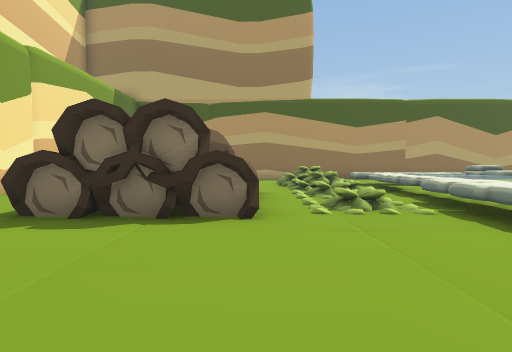
[1] (above)

21 first-person views from a walk through a scene from a Unity 3-D project. The camera is 1.4 m above the floor, tilts 2° down and sees 80° across. The floor is counted in squares, 2 m on a side. Each view is taken from the middle of a square. On the plan, view 1 faces up. The plan holds only what a view shows up to about 10 squares ahead; the rest is blank. The place goes on beyond the plan.

[2]
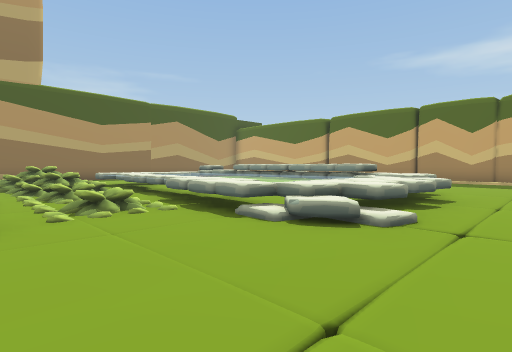

[3]
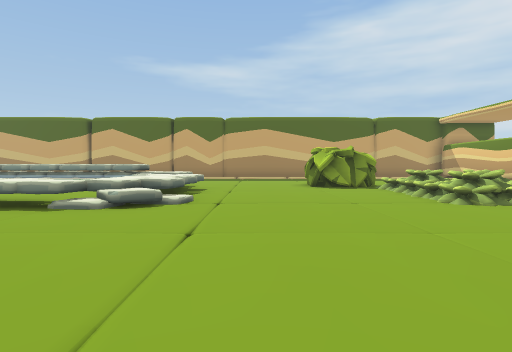

[4]
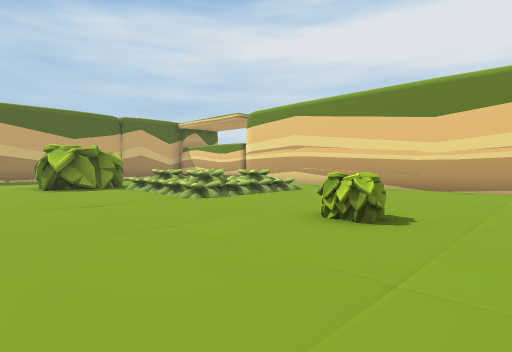

[5]
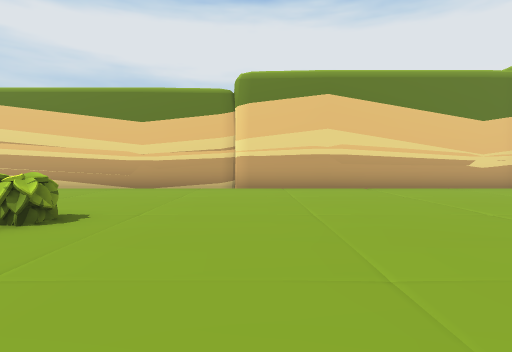

[6]
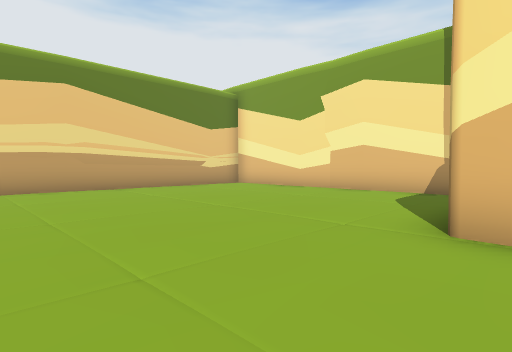

[7]
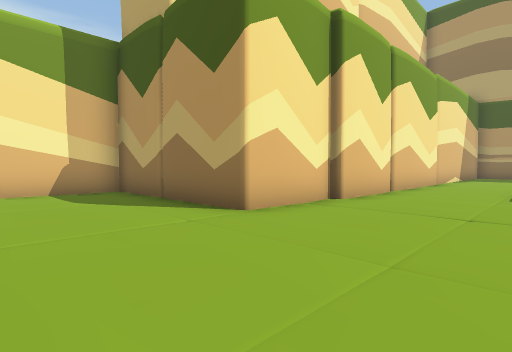

[8]
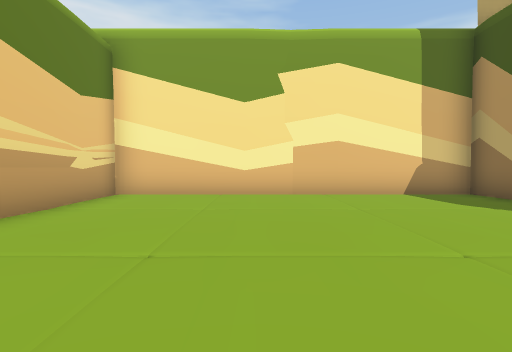

[9]
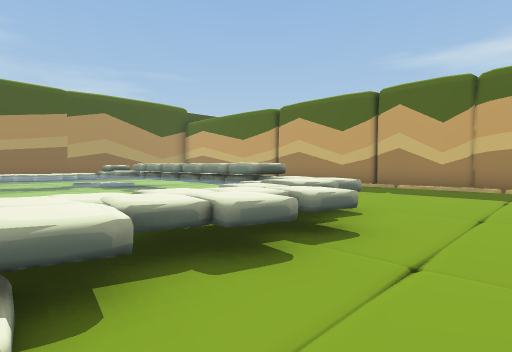

[10]
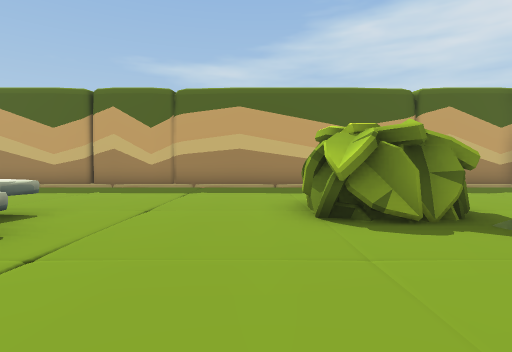

[11]
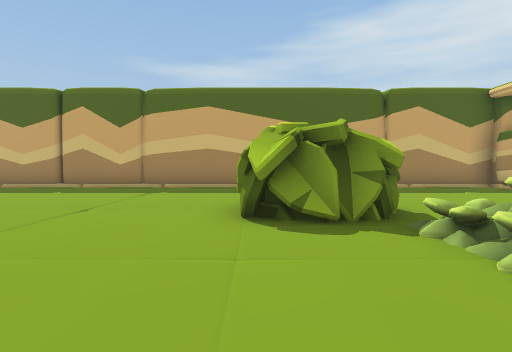

[12]
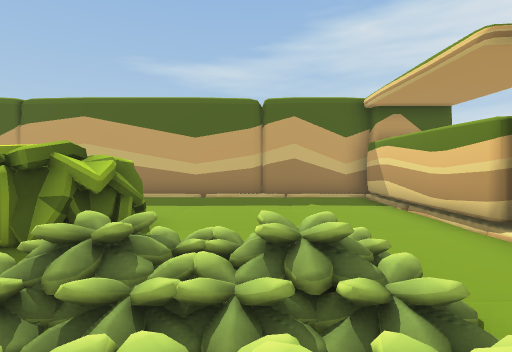

[13]
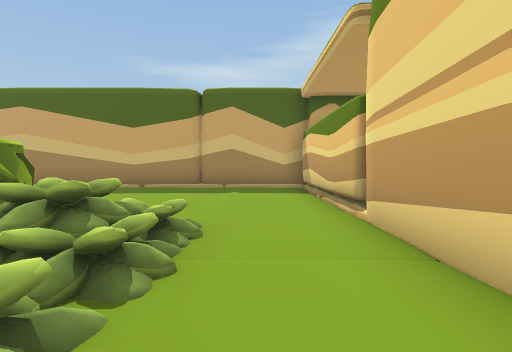

[14]
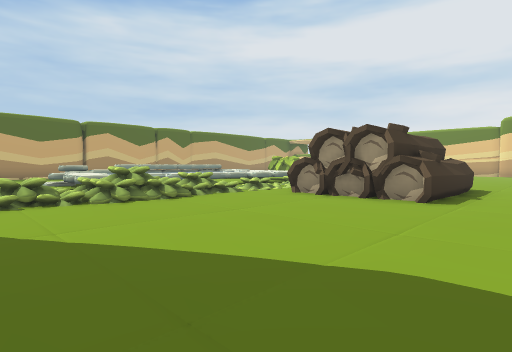

[15]
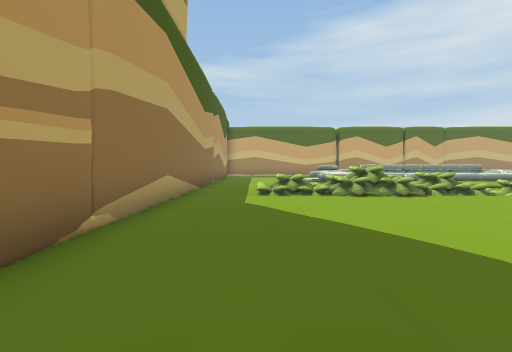

[16]
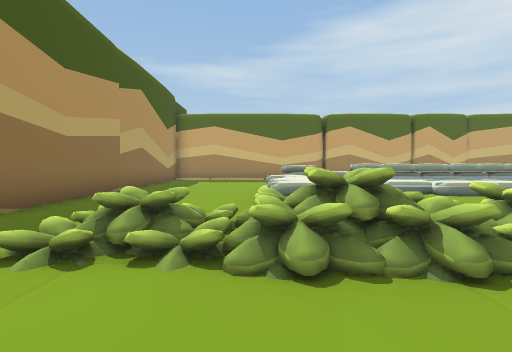

[17]
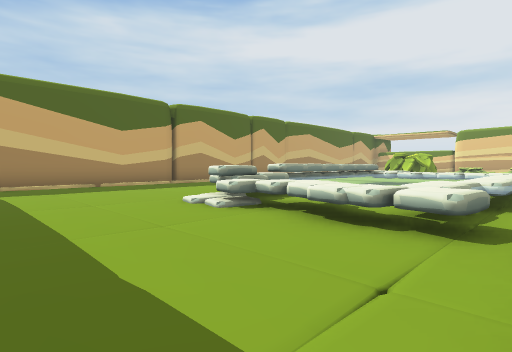

[18]
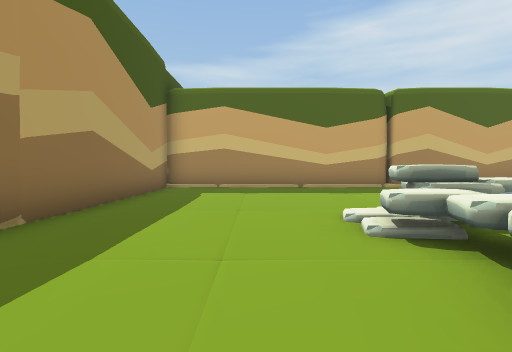

[19]
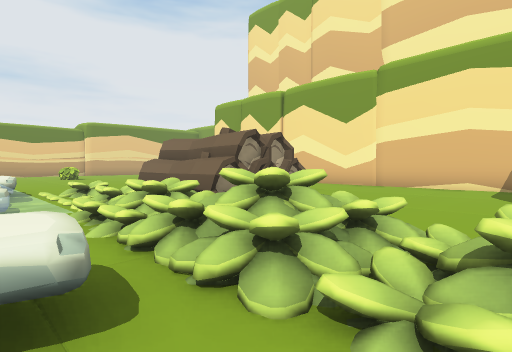

[20]
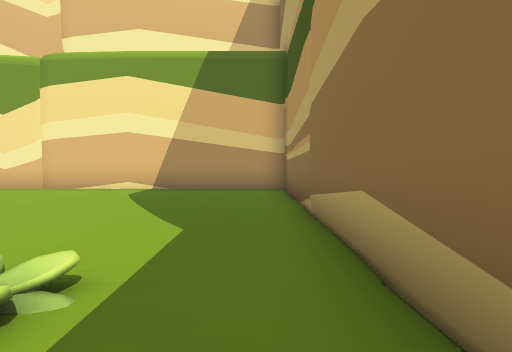

[21]
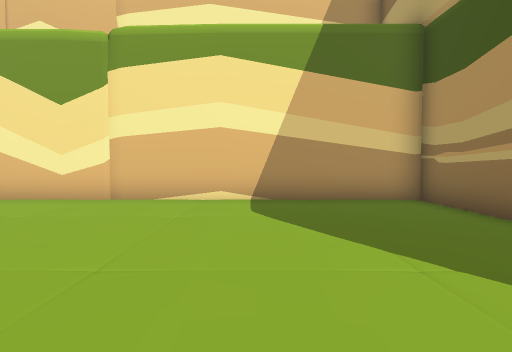

### Floor plan
Key: @ floor where view 1 was taken; # wall or solid block; x gap in a wall; . floor; / step, stairs or slope; = window, fence, low wall or low ledge; ≈ water the walk keeps out of; ^ raised ledge; O other object.
Columns run from 12 left of view 1 to 14 right of it. Each row starts with its distance up from view 1.
 16      ######################
 15      #....................#
 14      #.......///..........#
 13      #......./=#..........#
 12      #......./===.........#
 11      #.......====^^^#.....#
 10      #......./=#≈≈^≈# ....#
  9      #......./==≈≈≈≈x    .#
  8      #......./=#≈≈≈≈x     #
  7      #...OOOO/=#≈≈≈≈x     #
  6      #...OOOO/=.≈≈≈≈x     #
  5      #...OOOO/==≈≈≈≈x  ...#
  4      #...OOOO..=≈≈≈≈= ....#
  3      #.........//≈≈#=.....#
  2      #........./====......#
  1      #.... ...../.........#
  0 ######......@.............#
 -1 #.........................#
 -2 #...................##....#
 -3 #...................###...#
 -4 #...........^.../==x##....#
 -5 #...............====......#
 -6 #.............../===......#
 -7 #...............====......#
 -8 #.........................#
 -9 #.........................#
-10 ###########################

Positions as (right, up) in squares from view 1, and headings:
1: (0, 0), facing up
2: (0, 0), facing up-right
3: (-2, 0), facing right
4: (-2, 0), facing down-right
5: (-3, 0), facing down
6: (-3, 0), facing down-left
7: (-3, -4), facing up-left
8: (-4, -6), facing left
9: (4, 0), facing up-right
10: (4, -1), facing right
11: (4, -2), facing right
12: (4, -6), facing right
13: (4, -8), facing right
14: (-5, 14), facing down-right
15: (-6, 14), facing right
16: (-1, 12), facing right
17: (3, 15), facing down-right
18: (4, 13), facing right
19: (4, 13), facing down-left
20: (3, 15), facing left
21: (1, 12), facing left
